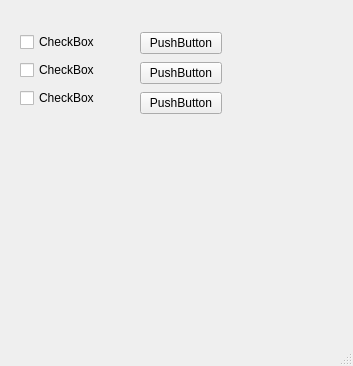
<?xml version="1.0" encoding="UTF-8"?>
<ui version="4.0">
 <class>MainWindow</class>
 <widget class="QMainWindow" name="MainWindow">
  <property name="geometry">
   <rect>
    <x>0</x>
    <y>0</y>
    <width>353</width>
    <height>366</height>
   </rect>
  </property>
  <property name="windowTitle">
   <string>MainWindow</string>
  </property>
  <widget class="QWidget" name="centralwidget">
   <widget class="QWidget" name="">
    <property name="geometry">
     <rect>
      <x>20</x>
      <y>30</y>
      <width>78</width>
      <height>80</height>
     </rect>
    </property>
    <layout class="QVBoxLayout" name="verticalLayout">
     <item>
      <widget class="QCheckBox" name="checkBox">
       <property name="text">
        <string>CheckBox</string>
       </property>
      </widget>
     </item>
     <item>
      <widget class="QCheckBox" name="checkBox_2">
       <property name="text">
        <string>CheckBox</string>
       </property>
      </widget>
     </item>
     <item>
      <widget class="QCheckBox" name="checkBox_3">
       <property name="text">
        <string>CheckBox</string>
       </property>
      </widget>
     </item>
    </layout>
   </widget>
   <widget class="QWidget" name="">
    <property name="geometry">
     <rect>
      <x>140</x>
      <y>30</y>
      <width>82</width>
      <height>86</height>
     </rect>
    </property>
    <layout class="QVBoxLayout" name="verticalLayout_2">
     <item>
      <widget class="QPushButton" name="pushButton">
       <property name="text">
        <string>PushButton</string>
       </property>
      </widget>
     </item>
     <item>
      <widget class="QPushButton" name="pushButton_2">
       <property name="text">
        <string>PushButton</string>
       </property>
      </widget>
     </item>
     <item>
      <widget class="QPushButton" name="pushButton_3">
       <property name="text">
        <string>PushButton</string>
       </property>
      </widget>
     </item>
    </layout>
   </widget>
  </widget>
  <widget class="QMenuBar" name="menubar">
   <property name="geometry">
    <rect>
     <x>0</x>
     <y>0</y>
     <width>353</width>
     <height>21</height>
    </rect>
   </property>
  </widget>
  <widget class="QStatusBar" name="statusbar"/>
 </widget>
 <resources/>
 <connections/>
</ui>
